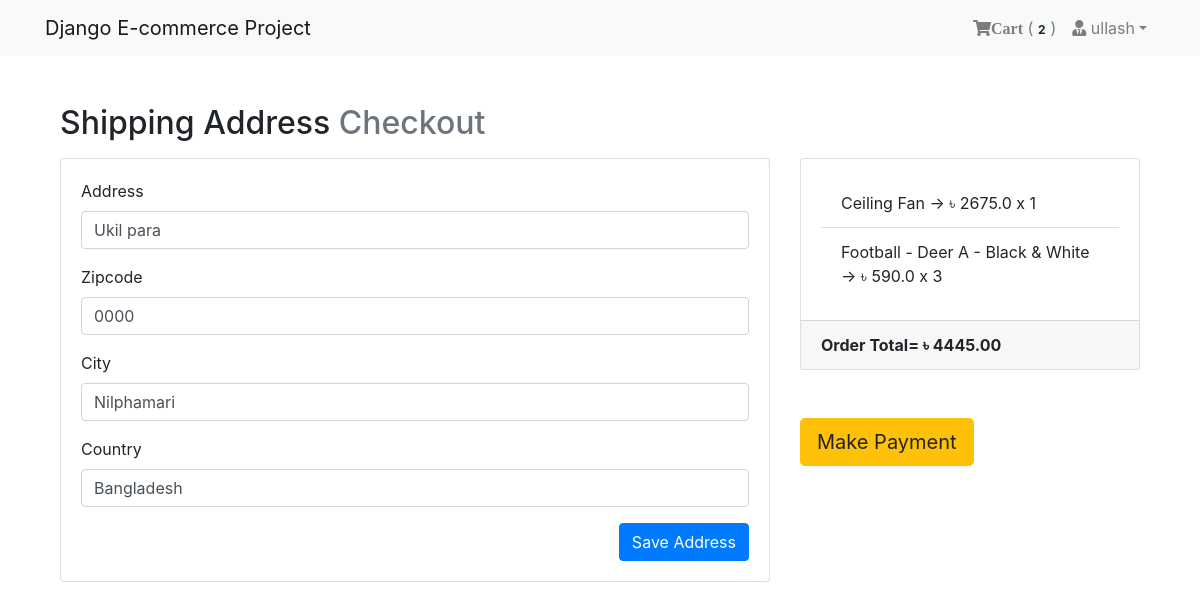
Screenshot of /payment/checkout/ (signed in) with the database file from the repository.
### App_Login/models.py (models this page shows, shortened)
class User(AbstractBaseUser, PermissionsMixin):
    email = models.EmailField(unique=True, null=False)
    is_staff = models.BooleanField(
        ugettext_lazy('staff status'),
        default=False,
        help_text = ugettext_lazy('Designates whether the user can log in this site')
    )
    is_active = models.BooleanField(
        ugettext_lazy('active'),
        default=True,
        help_text = ugettext_lazy('Designates whether this user should be treated as active. Unselect this instead of deleting accounts')
    )
    USERNAME_FIELD = 'email'
    objects = MyUserManager()

class Profile(models.Model):
    user = models.OneToOneField(User, on_delete=models.CASCADE, related_name='profile')
    username = models.CharField(max_length=264, blank=True)
    full_name = models.CharField(max_length=264, blank=True)
    address_1 = models.TextField(max_length=300, blank=True)
    city = models.CharField(max_length=40, blank=True)
    zipcode = models.CharField(max_length=10, blank=True)
    country = models.CharField(max_length=50, blank=True)
    phone = models.CharField(max_length=20, blank=True)
    date_joined = models.DateTimeField(auto_now_add=True)

### App_Order/models.py (models this page shows, shortened)
class Order(models.Model):
    orderitems = models.ManyToManyField(Cart)
    user = models.ForeignKey(settings.AUTH_USER_MODEL, on_delete=models.CASCADE)
    ordered = models.BooleanField(default=False)
    created = models.DateTimeField(auto_now_add=True)
    paymentId = models.CharField(max_length=264, blank=True, null=True)
    orderId = models.CharField(max_length=200, blank=True, null=True)
    def get_totals(self):
        total = 0
        for order_item in self.orderitems.all():
            total += float(order_item.get_total())
        return total

class Cart(models.Model):
    user = models.ForeignKey(settings.AUTH_USER_MODEL, on_delete=models.CASCADE, related_name="cart")
    item = models.ForeignKey(Product, on_delete=models.CASCADE)
    quantity = models.IntegerField(default = 1)
    purchased = models.BooleanField(default = False)
    created = models.DateTimeField(auto_now_add=True)
    updated = models.DateTimeField(auto_now=True)
    def get_total(self):
        total = self.item.price * self.quantity
        float_total = format(total, '0.2f')
        return float_total

### App_Payment/models.py (models this page shows, shortened)
class BillingAddress(models.Model):
    user = models.ForeignKey(settings.AUTH_USER_MODEL, on_delete=models.CASCADE)
    address = models.CharField(max_length=264, blank=True)
    zipcode = models.CharField(max_length=10, blank=True)
    city = models.CharField(max_length=30, blank=True)
    country = models.CharField(max_length=20, blank=True)
    def is_fully_filled(self):
        field_names = [f.name for f in self._meta.get_fields()]
        for field_name in field_names:
            value = getattr(self, field_name)
            if value is None or value=='':
                return False
        return True
    class Meta:
        verbose_name_plural = "Billing Addresses"

### App_Shop/models.py (models this page shows, shortened)
class Product(models.Model):
    mainimage = models.ImageField(upload_to = 'Products')
    name = models.CharField(max_length=264)
    category = models.ForeignKey(Category, on_delete=models.CASCADE, related_name = 'category')
    preview_text = models.TextField(max_length = 200, verbose_name= 'Preview Text')
    detail_text = models.TextField(max_length = 1000, verbose_name= 'Description')
    price = models.FloatField()
    old_price = models.FloatField(default=0.00)
    created = models.DateTimeField(auto_now_add=True)
    class Meta:
        ordering = ['-created',]

### App_Payment/views.py (the view)
# urls.py: path('checkout/', views.checkout, name="checkout"),
@login_required
def checkout(request):
    saved_address = BillingAddress.objects.get_or_create(user=request.user)
    saved_address = saved_address[0]
    form = BillingForm(instance=saved_address)
    if request.method == "POST":
        form = BillingForm(request.POST, instance=saved_address)
        if form.is_valid():
            form.save()
            form = BillingForm(instance=saved_address)
            messages.success(request, f"Shipping Address Saved.")
    order_qs = Order.objects.filter(user=request.user, ordered=False)
    order_items = order_qs[0].orderitems.all()
    order_total = order_qs[0].get_totals()
    return render(request, 'App_Payment/checkout.html', context={"form":form, "order_items":order_items, "order_total":order_total, "saved_address":saved_address})

### App_Payment/forms.py
class BillingForm(forms.ModelForm):
    class Meta:
        model = BillingAddress
        fields = ['address', 'zipcode', 'city', 'country']

### App_Order/templatetags/cart_tag.py (called while the page is built)
@register.filter
def cart_total(user):
    order = Order.objects.filter(user=user, ordered=False)
    if order.exists():
        return order[0].orderitems.count()
    else:
        return 0

### templates/App_Payment/checkout.html (shortened to what this page needs)
{% extends 'base.html' %}
{% load crispy_forms_tags %}
{% block body_block %}
<div class="container mt-5">
    <h2 class="mb-3">
        Shipping Address <span class="text-muted">Checkout</span>
    </h2>
    <div class="row">
        <div class="col-md-8">
            <div class="card mb-5" style="height: auto;">
                <div class="card-body">
                    <form method="POST">
                        {{ form|crispy }}
                        <button type="submit" class="btn btn-primary float-right">Save Address</button>
                    </form>
                </div>
            </div>
        </div>
        <div class="col-md-4">
            <div class="card" style="height: auto;">
                <div class="card-body">
                    <ul class="list-group list-group-flush">
                        {% for order_item in order_items %}
                        <li class="list-group-item">
                            {{ order_item.item.name }} -> &#2547; {{ order_item.item.price }} x {{ order_item.quantity }}
                        </li>
                        {% endfor %}
                    </ul>
                </div>
                <div class="card-footer">
                    <span class="float-left"><b>Order Total </b></span>
                    <span class="float-left"><b> = &#2547; {{ order_total|floatformat:2 }}</b></span>
                </div>
            </div>
            <br>
            <br>
            {% if saved_address.is_fully_filled %}
            <a href="{% url 'App_Payment:payment' %}" class="btn btn-warning btn-lg">Make Payment</a>
            {% else %}
            <div class="alert alert-info">
                <p>Please fill up all the information to make payment.</p>
            </div>
            {% endif %}
        </div>
    </div>
</div>
{% endblock %}

### templates/navbar.html (shortened to what this page needs)
{% load cart_tag %}
<nav class="navbar navbar-expand-lg navbar-light bg-light">
  <div class="container">
    <a class="navbar-brand" href="{% url 'App_Shop:home' %}">Django E-commerce Project</a>
    <div class="collapse navbar-collapse" id="navbarNav">
      <ul class="navbar-nav ml-auto">
        {% if request.user.is_authenticated %}
        <li class="nav-item">
          <a href="{% url 'App_Order:cart' %}" class="nav-link">
              <i class="fa fa-shopping-cart">Cart</i>
              (<span class="badge badge-light">{{ request.user | cart_total }}</span>)
          </a>
        </li>
        <li class="nav-item dropdown">
          <a class="nav-link dropdown-toggle" href="#" id="navbarDropdown" role="button" data-toggle="dropdown" aria-haspopup="true" aria-expanded="false"><i class="fas fa-user-tie"></i> {{request.user.profile.username}}</a>
        </li>
        {% else %}
        <li class="nav-item">
          <a href="{% url 'App_Login:login' %}" class="btn btn-primary">Login</a>
        </li>
        {% endif %}
      </ul>
    </div>
  </div>
</nav>

### templates/base.html (style rules this page uses)
.card { height: 350px; }

### rows the page displays
User: user|cart_total "2", user.profile.username "ullash"
BillingAddress: address "Ukil para", city "Nilphamari", country "Bangladesh"
Cart: item.name "Ceiling Fan", item.price "2675.0", quantity "1"
Cart: item.name "Football - Deer A - Black & White", item.price "590.0", quantity "3"

### other values shown
{{ order_total|floatformat:2 }} "4445.00"
